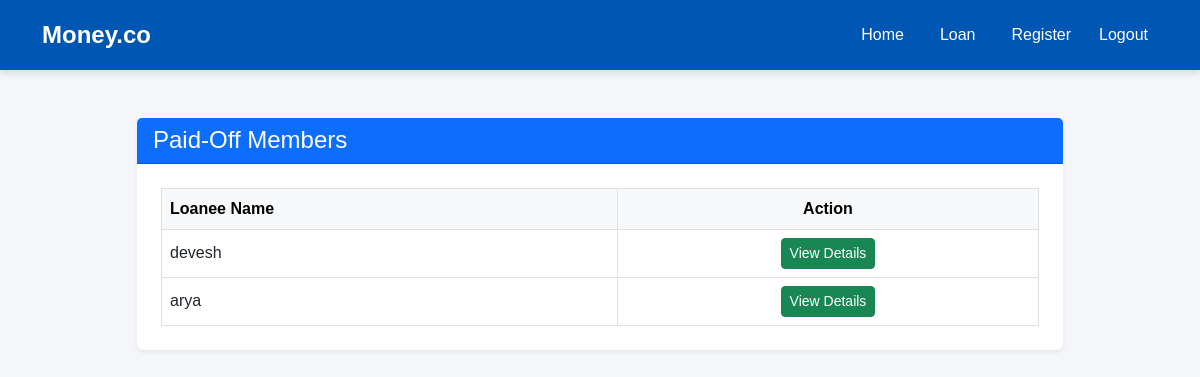
Page /paid_off/ on the earlier database version.
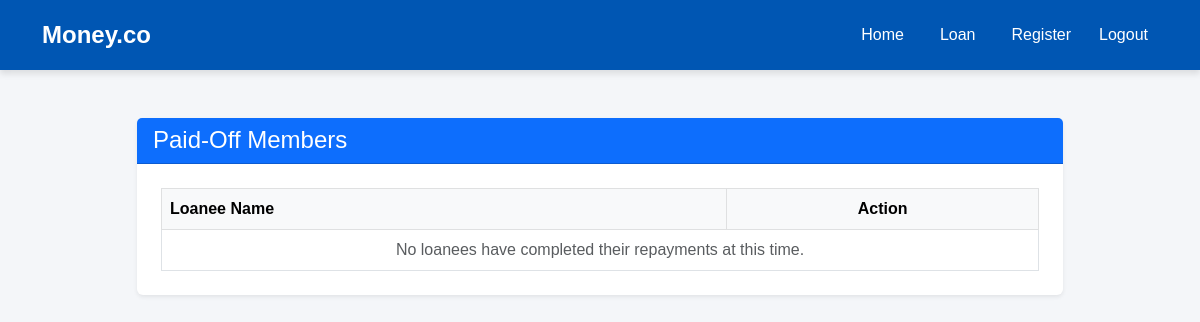
Same page on the later database version.
### moneyapp/models.py (models this page shows, shortened)
class LoanRepayment(models.Model):
    member               = models.ForeignKey(Member, on_delete=models.CASCADE)
    repayment_number     = models.PositiveIntegerField()   # sequential number per member
    repayment_date       = models.DateField()
    interest_paid        = models.DecimalField(max_digits=10, decimal_places=2)
    principal_paid       = models.DecimalField(max_digits=10, decimal_places=2)
    total_payment        = models.DecimalField(max_digits=10, decimal_places=2)
    outstanding_balance  = models.DecimalField(max_digits=10, decimal_places=2)
    class Meta:
        ordering = ('member', 'repayment_number')
        constraints = [
            models.UniqueConstraint(fields=['member', 'repayment_number'], name='unique_member_repayment')
        ]

class Member(models.Model):
    ROLE_CHOICES = [('Teaching', 'Teaching Staff'), ('Non-Teaching', 'Non-Teaching Staff')]
    name            = models.CharField(max_length=100)
    member_id       = models.CharField(max_length=50, unique=True)
    department      = models.CharField(max_length=100, blank=True)
    designation     = models.CharField(max_length=100, blank=True)
    mob = models.CharField(max_length=10, validators=[phone_validator])
    email           = models.EmailField()
    dob             = models.DateField()
    doj             = models.DateField()
    doj_service     = models.DateField()
    maximum_period  = models.IntegerField()
    max_loan_amount = models.DecimalField(max_digits=10, decimal_places=2)
    city            = models.CharField(max_length=100)
    pincode         = models.CharField(max_length=10)
    role            = models.CharField(max_length=20, choices=ROLE_CHOICES, default='Non-Teaching')
    has_loan        = models.BooleanField(default=False)

### moneyapp/views.py (the view)
# urls.py: path('paid_off/', views.paid_off_list, name='paid_off_list'),
def paid_off_list(request):
    latest_repayments = LoanRepayment.objects.values('member').annotate(latest_id=Max('id'))
    latest_ids = [entry['latest_id'] for entry in latest_repayments]
    paid_off_repayments = LoanRepayment.objects.filter(id__in=latest_ids, outstanding_balance=0)
    return render(request, 'paid_off_list.html', {'paid_off_loanees': paid_off_repayments})

### moneyapp/templates/paid_off_list.html (shortened to what this page needs)
{% extends 'base.html' %}
{% block content %}
<div class="container py-5">
    <div class="row justify-content-center">
        <div class="col-lg-10">
            <div class="card shadow-sm border-0">
                <div class="card-header bg-primary text-white d-flex justify-content-between align-items-center">
                    <h4 class="mb-0">Paid-Off Members</h4>
                </div>
                <div class="card-body p-4">
                    <div class="table-responsive">
                        <table class="table table-bordered table-hover align-middle mb-0">
                            <thead class="table-light">
                                <tr>
                                    <th scope="col">Loanee Name</th>
                                    <th scope="col" class="text-center">Action</th>
                                </tr>
                            </thead>
                            <tbody>
                                {% for repayment in paid_off_loanees %}
                                <tr>
                                    <td>{{ repayment.member.name }}</td>
                                    <td class="text-center">
                                        <a href="{% url 'view_paid_off_details' repayment.member.id %}"
                                           class="btn btn-sm btn-success">
                                             View Details
                                        </a>
                                    </td>
                                </tr>
                                {% empty %}
                                <tr>
                                    <td colspan="2" class="text-center text-muted">
                                        No loanees have completed their repayments at this time.
                                    </td>
                                </tr>
                                {% endfor %}
                            </tbody>
                        </table>
                    </div>
                </div>
            </div>
        </div>
    </div>
</div>
{% endblock %}

Differences in the rows shown:
removed LoanRepayment: member.name "devesh"
removed LoanRepayment: member.name "arya"
Other differences:
text now shown: "No loanees have completed their repayments at this time."
